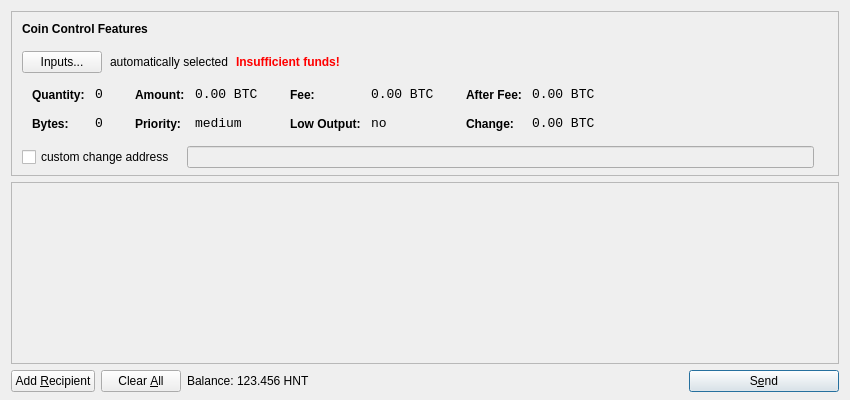
<?xml version="1.0" encoding="UTF-8"?>
<ui version="4.0">
 <class>SendCoinsDialog</class>
 <widget class="QDialog" name="SendCoinsDialog">
  <property name="geometry">
   <rect>
    <x>0</x>
    <y>0</y>
    <width>850</width>
    <height>400</height>
   </rect>
  </property>
  <property name="windowTitle">
   <string>Send Coins</string>
  </property>
  <layout class="QVBoxLayout" name="verticalLayout" stretch="0,1,0">
   <property name="bottomMargin">
    <number>8</number>
   </property>
   <item>
    <widget class="QFrame" name="frameCoinControl">
     <property name="sizePolicy">
      <sizepolicy hsizetype="Expanding" vsizetype="Expanding">
       <horstretch>0</horstretch>
       <verstretch>0</verstretch>
      </sizepolicy>
     </property>
     <property name="maximumSize">
      <size>
       <width>16777215</width>
       <height>16777215</height>
      </size>
     </property>
     <property name="frameShape">
      <enum>QFrame::StyledPanel</enum>
     </property>
     <property name="frameShadow">
      <enum>QFrame::Sunken</enum>
     </property>
     <layout class="QVBoxLayout" name="verticalLayoutCoinControl2">
      <property name="spacing">
       <number>-1</number>
      </property>
      <property name="leftMargin">
       <number>0</number>
      </property>
      <property name="topMargin">
       <number>0</number>
      </property>
      <property name="rightMargin">
       <number>0</number>
      </property>
      <property name="bottomMargin">
       <number>6</number>
      </property>
      <item>
       <layout class="QVBoxLayout" name="verticalLayoutCoinControl" stretch="0,0,0,0,1">
        <property name="spacing">
         <number>0</number>
        </property>
        <property name="leftMargin">
         <number>10</number>
        </property>
        <property name="topMargin">
         <number>10</number>
        </property>
        <item>
         <layout class="QHBoxLayout" name="horizontalLayoutCoinControl1">
          <property name="bottomMargin">
           <number>15</number>
          </property>
          <item>
           <widget class="QLabel" name="labelCoinControlFeatures">
            <property name="sizePolicy">
             <sizepolicy hsizetype="Preferred" vsizetype="Maximum">
              <horstretch>0</horstretch>
              <verstretch>0</verstretch>
             </sizepolicy>
            </property>
            <property name="font">
             <font>
              <weight>75</weight>
              <bold>true</bold>
             </font>
            </property>
            <property name="styleSheet">
             <string notr="true">font-weight:bold;</string>
            </property>
            <property name="text">
             <string>Coin Control Features</string>
            </property>
           </widget>
          </item>
         </layout>
        </item>
        <item>
         <layout class="QHBoxLayout" name="horizontalLayoutCoinControl2" stretch="0,0,0,0">
          <property name="spacing">
           <number>8</number>
          </property>
          <property name="bottomMargin">
           <number>10</number>
          </property>
          <item>
           <widget class="QPushButton" name="pushButtonCoinControl">
            <property name="styleSheet">
             <string notr="true"/>
            </property>
            <property name="text">
             <string>Inputs...</string>
            </property>
           </widget>
          </item>
          <item>
           <widget class="QLabel" name="labelCoinControlAutomaticallySelected">
            <property name="text">
             <string>automatically selected</string>
            </property>
            <property name="margin">
             <number>5</number>
            </property>
           </widget>
          </item>
          <item>
           <widget class="QLabel" name="labelCoinControlInsuffFunds">
            <property name="font">
             <font>
              <weight>75</weight>
              <bold>true</bold>
             </font>
            </property>
            <property name="styleSheet">
             <string notr="true">color:red;font-weight:bold;</string>
            </property>
            <property name="text">
             <string>Insufficient funds!</string>
            </property>
            <property name="margin">
             <number>5</number>
            </property>
           </widget>
          </item>
          <item>
           <spacer name="horizontalSpacerCoinControl">
            <property name="orientation">
             <enum>Qt::Horizontal</enum>
            </property>
            <property name="sizeHint" stdset="0">
             <size>
              <width>40</width>
              <height>1</height>
             </size>
            </property>
           </spacer>
          </item>
         </layout>
        </item>
        <item>
         <widget class="QWidget" name="widgetCoinControl" native="true">
          <property name="sizePolicy">
           <sizepolicy hsizetype="Preferred" vsizetype="Preferred">
            <horstretch>0</horstretch>
            <verstretch>0</verstretch>
           </sizepolicy>
          </property>
          <property name="minimumSize">
           <size>
            <width>0</width>
            <height>0</height>
           </size>
          </property>
          <property name="styleSheet">
           <string notr="true"/>
          </property>
          <layout class="QHBoxLayout" name="horizontalLayoutCoinControl5">
           <property name="margin">
            <number>0</number>
           </property>
           <item>
            <layout class="QHBoxLayout" name="horizontalLayoutCoinControl3" stretch="0,0,0,1">
             <property name="spacing">
              <number>20</number>
             </property>
             <property name="topMargin">
              <number>0</number>
             </property>
             <property name="bottomMargin">
              <number>10</number>
             </property>
             <item>
              <layout class="QFormLayout" name="formLayoutCoinControl1">
               <property name="horizontalSpacing">
                <number>10</number>
               </property>
               <property name="verticalSpacing">
                <number>14</number>
               </property>
               <property name="leftMargin">
                <number>10</number>
               </property>
               <property name="topMargin">
                <number>4</number>
               </property>
               <property name="rightMargin">
                <number>6</number>
               </property>
               <item row="0" column="0">
                <widget class="QLabel" name="labelCoinControlQuantityText">
                 <property name="styleSheet">
                  <string notr="true">font-weight:bold;</string>
                 </property>
                 <property name="text">
                  <string>Quantity:</string>
                 </property>
                 <property name="margin">
                  <number>0</number>
                 </property>
                </widget>
               </item>
               <item row="0" column="1">
                <widget class="QLabel" name="labelCoinControlQuantity">
                 <property name="font">
                  <font>
                   <family>Monospace</family>
                   <pointsize>10</pointsize>
                  </font>
                 </property>
                 <property name="cursor">
                  <cursorShape>IBeamCursor</cursorShape>
                 </property>
                 <property name="contextMenuPolicy">
                  <enum>Qt::ActionsContextMenu</enum>
                 </property>
                 <property name="text">
                  <string notr="true">0</string>
                 </property>
                 <property name="margin">
                  <number>0</number>
                 </property>
                 <property name="textInteractionFlags">
                  <set>Qt::LinksAccessibleByMouse|Qt::TextSelectableByKeyboard|Qt::TextSelectableByMouse</set>
                 </property>
                </widget>
               </item>
               <item row="1" column="0">
                <widget class="QLabel" name="labelCoinControlBytesText">
                 <property name="styleSheet">
                  <string notr="true">font-weight:bold;</string>
                 </property>
                 <property name="text">
                  <string>Bytes:</string>
                 </property>
                </widget>
               </item>
               <item row="1" column="1">
                <widget class="QLabel" name="labelCoinControlBytes">
                 <property name="font">
                  <font>
                   <family>Monospace</family>
                   <pointsize>10</pointsize>
                  </font>
                 </property>
                 <property name="cursor">
                  <cursorShape>IBeamCursor</cursorShape>
                 </property>
                 <property name="contextMenuPolicy">
                  <enum>Qt::ActionsContextMenu</enum>
                 </property>
                 <property name="text">
                  <string notr="true">0</string>
                 </property>
                 <property name="textInteractionFlags">
                  <set>Qt::LinksAccessibleByMouse|Qt::TextSelectableByKeyboard|Qt::TextSelectableByMouse</set>
                 </property>
                </widget>
               </item>
              </layout>
             </item>
             <item>
              <layout class="QFormLayout" name="formLayoutCoinControl2">
               <property name="horizontalSpacing">
                <number>10</number>
               </property>
               <property name="verticalSpacing">
                <number>14</number>
               </property>
               <property name="leftMargin">
                <number>6</number>
               </property>
               <property name="topMargin">
                <number>4</number>
               </property>
               <property name="rightMargin">
                <number>6</number>
               </property>
               <item row="0" column="0">
                <widget class="QLabel" name="labelCoinControlAmountText">
                 <property name="styleSheet">
                  <string notr="true">font-weight:bold;</string>
                 </property>
                 <property name="text">
                  <string>Amount:</string>
                 </property>
                 <property name="margin">
                  <number>0</number>
                 </property>
                </widget>
               </item>
               <item row="0" column="1">
                <widget class="QLabel" name="labelCoinControlAmount">
                 <property name="font">
                  <font>
                   <family>Monospace</family>
                   <pointsize>10</pointsize>
                  </font>
                 </property>
                 <property name="cursor">
                  <cursorShape>IBeamCursor</cursorShape>
                 </property>
                 <property name="contextMenuPolicy">
                  <enum>Qt::ActionsContextMenu</enum>
                 </property>
                 <property name="text">
                  <string notr="true">0.00 BTC</string>
                 </property>
                 <property name="textInteractionFlags">
                  <set>Qt::LinksAccessibleByMouse|Qt::TextSelectableByKeyboard|Qt::TextSelectableByMouse</set>
                 </property>
                </widget>
               </item>
               <item row="1" column="0">
                <widget class="QLabel" name="labelCoinControlPriorityText">
                 <property name="styleSheet">
                  <string notr="true">font-weight:bold;</string>
                 </property>
                 <property name="text">
                  <string>Priority:</string>
                 </property>
                </widget>
               </item>
               <item row="1" column="1">
                <widget class="QLabel" name="labelCoinControlPriority">
                 <property name="font">
                  <font>
                   <family>Monospace</family>
                   <pointsize>10</pointsize>
                  </font>
                 </property>
                 <property name="cursor">
                  <cursorShape>IBeamCursor</cursorShape>
                 </property>
                 <property name="contextMenuPolicy">
                  <enum>Qt::ActionsContextMenu</enum>
                 </property>
                 <property name="text">
                  <string>medium</string>
                 </property>
                 <property name="textInteractionFlags">
                  <set>Qt::LinksAccessibleByMouse|Qt::TextSelectableByKeyboard|Qt::TextSelectableByMouse</set>
                 </property>
                </widget>
               </item>
              </layout>
             </item>
             <item>
              <layout class="QFormLayout" name="formLayoutCoinControl3">
               <property name="horizontalSpacing">
                <number>10</number>
               </property>
               <property name="verticalSpacing">
                <number>14</number>
               </property>
               <property name="leftMargin">
                <number>6</number>
               </property>
               <property name="topMargin">
                <number>4</number>
               </property>
               <property name="rightMargin">
                <number>6</number>
               </property>
               <item row="0" column="0">
                <widget class="QLabel" name="labelCoinControlFeeText">
                 <property name="styleSheet">
                  <string notr="true">font-weight:bold;</string>
                 </property>
                 <property name="text">
                  <string>Fee:</string>
                 </property>
                 <property name="margin">
                  <number>0</number>
                 </property>
                </widget>
               </item>
               <item row="0" column="1">
                <widget class="QLabel" name="labelCoinControlFee">
                 <property name="font">
                  <font>
                   <family>Monospace</family>
                   <pointsize>10</pointsize>
                  </font>
                 </property>
                 <property name="cursor">
                  <cursorShape>IBeamCursor</cursorShape>
                 </property>
                 <property name="contextMenuPolicy">
                  <enum>Qt::ActionsContextMenu</enum>
                 </property>
                 <property name="text">
                  <string notr="true">0.00 BTC</string>
                 </property>
                 <property name="textInteractionFlags">
                  <set>Qt::LinksAccessibleByMouse|Qt::TextSelectableByKeyboard|Qt::TextSelectableByMouse</set>
                 </property>
                </widget>
               </item>
               <item row="1" column="0">
                <widget class="QLabel" name="labelCoinControlLowOutputText">
                 <property name="styleSheet">
                  <string notr="true">font-weight:bold;</string>
                 </property>
                 <property name="text">
                  <string>Low Output:</string>
                 </property>
                </widget>
               </item>
               <item row="1" column="1">
                <widget class="QLabel" name="labelCoinControlLowOutput">
                 <property name="font">
                  <font>
                   <family>Monospace</family>
                   <pointsize>10</pointsize>
                  </font>
                 </property>
                 <property name="cursor">
                  <cursorShape>IBeamCursor</cursorShape>
                 </property>
                 <property name="contextMenuPolicy">
                  <enum>Qt::ActionsContextMenu</enum>
                 </property>
                 <property name="text">
                  <string>no</string>
                 </property>
                 <property name="textInteractionFlags">
                  <set>Qt::LinksAccessibleByMouse|Qt::TextSelectableByKeyboard|Qt::TextSelectableByMouse</set>
                 </property>
                </widget>
               </item>
              </layout>
             </item>
             <item>
              <layout class="QFormLayout" name="formLayoutCoinControl4">
               <property name="horizontalSpacing">
                <number>10</number>
               </property>
               <property name="verticalSpacing">
                <number>14</number>
               </property>
               <property name="leftMargin">
                <number>6</number>
               </property>
               <property name="topMargin">
                <number>4</number>
               </property>
               <property name="rightMargin">
                <number>6</number>
               </property>
               <item row="0" column="0">
                <widget class="QLabel" name="labelCoinControlAfterFeeText">
                 <property name="styleSheet">
                  <string notr="true">font-weight:bold;</string>
                 </property>
                 <property name="text">
                  <string>After Fee:</string>
                 </property>
                 <property name="margin">
                  <number>0</number>
                 </property>
                </widget>
               </item>
               <item row="0" column="1">
                <widget class="QLabel" name="labelCoinControlAfterFee">
                 <property name="font">
                  <font>
                   <family>Monospace</family>
                   <pointsize>10</pointsize>
                  </font>
                 </property>
                 <property name="cursor">
                  <cursorShape>IBeamCursor</cursorShape>
                 </property>
                 <property name="contextMenuPolicy">
                  <enum>Qt::ActionsContextMenu</enum>
                 </property>
                 <property name="text">
                  <string notr="true">0.00 BTC</string>
                 </property>
                 <property name="textInteractionFlags">
                  <set>Qt::LinksAccessibleByMouse|Qt::TextSelectableByKeyboard|Qt::TextSelectableByMouse</set>
                 </property>
                </widget>
               </item>
               <item row="1" column="0">
                <widget class="QLabel" name="labelCoinControlChangeText">
                 <property name="styleSheet">
                  <string notr="true">font-weight:bold;</string>
                 </property>
                 <property name="text">
                  <string>Change:</string>
                 </property>
                </widget>
               </item>
               <item row="1" column="1">
                <widget class="QLabel" name="labelCoinControlChange">
                 <property name="font">
                  <font>
                   <family>Monospace</family>
                   <pointsize>10</pointsize>
                  </font>
                 </property>
                 <property name="cursor">
                  <cursorShape>IBeamCursor</cursorShape>
                 </property>
                 <property name="contextMenuPolicy">
                  <enum>Qt::ActionsContextMenu</enum>
                 </property>
                 <property name="text">
                  <string notr="true">0.00 BTC</string>
                 </property>
                 <property name="textInteractionFlags">
                  <set>Qt::LinksAccessibleByMouse|Qt::TextSelectableByKeyboard|Qt::TextSelectableByMouse</set>
                 </property>
                </widget>
               </item>
              </layout>
             </item>
            </layout>
           </item>
          </layout>
         </widget>
        </item>
        <item>
         <layout class="QHBoxLayout" name="horizontalLayoutCoinControl4" stretch="0,0,0">
          <property name="spacing">
           <number>12</number>
          </property>
          <property name="sizeConstraint">
           <enum>QLayout::SetDefaultConstraint</enum>
          </property>
          <property name="topMargin">
           <number>5</number>
          </property>
          <property name="rightMargin">
           <number>5</number>
          </property>
          <item>
           <widget class="QCheckBox" name="checkBoxCoinControlChange">
            <property name="text">
             <string>custom change address</string>
            </property>
           </widget>
          </item>
          <item>
           <widget class="QLineEdit" name="lineEditCoinControlChange">
            <property name="enabled">
             <bool>false</bool>
            </property>
            <property name="sizePolicy">
             <sizepolicy hsizetype="Expanding" vsizetype="Fixed">
              <horstretch>0</horstretch>
              <verstretch>0</verstretch>
             </sizepolicy>
            </property>
           </widget>
          </item>
          <item>
           <widget class="QLabel" name="labelCoinControlChangeLabel">
            <property name="sizePolicy">
             <sizepolicy hsizetype="Preferred" vsizetype="Expanding">
              <horstretch>0</horstretch>
              <verstretch>0</verstretch>
             </sizepolicy>
            </property>
            <property name="minimumSize">
             <size>
              <width>0</width>
              <height>0</height>
             </size>
            </property>
            <property name="text">
             <string/>
            </property>
            <property name="margin">
             <number>3</number>
            </property>
           </widget>
          </item>
         </layout>
        </item>
        <item>
         <spacer name="verticalSpacerCoinControl">
          <property name="orientation">
           <enum>Qt::Vertical</enum>
          </property>
          <property name="sizeHint" stdset="0">
           <size>
            <width>800</width>
            <height>1</height>
           </size>
          </property>
         </spacer>
        </item>
       </layout>
      </item>
     </layout>
    </widget>
   </item>
   <item>
    <widget class="QScrollArea" name="scrollArea">
     <property name="widgetResizable">
      <bool>true</bool>
     </property>
     <widget class="QWidget" name="scrollAreaWidgetContents">
      <property name="geometry">
       <rect>
        <x>0</x>
        <y>0</y>
        <width>830</width>
        <height>165</height>
       </rect>
      </property>
      <layout class="QVBoxLayout" name="verticalLayout_2">
       <property name="margin">
        <number>0</number>
       </property>
       <item>
        <layout class="QVBoxLayout" name="entries">
         <property name="spacing">
          <number>6</number>
         </property>
        </layout>
       </item>
       <item>
        <spacer name="verticalSpacer">
         <property name="orientation">
          <enum>Qt::Vertical</enum>
         </property>
         <property name="sizeHint" stdset="0">
          <size>
           <width>20</width>
           <height>40</height>
          </size>
         </property>
        </spacer>
       </item>
      </layout>
     </widget>
    </widget>
   </item>
   <item>
    <layout class="QHBoxLayout" name="horizontalLayout">
     <item>
      <widget class="QPushButton" name="addButton">
       <property name="toolTip">
        <string>Send to multiple recipients at once</string>
       </property>
       <property name="text">
        <string>Add &amp;Recipient</string>
       </property>
       <property name="icon">
        <iconset resource="../bitcoin.qrc">
         <normaloff>:/icons/add</normaloff>:/icons/add</iconset>
       </property>
       <property name="autoDefault">
        <bool>false</bool>
       </property>
      </widget>
     </item>
     <item>
      <widget class="QPushButton" name="clearButton">
       <property name="sizePolicy">
        <sizepolicy hsizetype="Minimum" vsizetype="Fixed">
         <horstretch>0</horstretch>
         <verstretch>0</verstretch>
        </sizepolicy>
       </property>
       <property name="toolTip">
        <string>Remove all transaction fields</string>
       </property>
       <property name="text">
        <string>Clear &amp;All</string>
       </property>
       <property name="icon">
        <iconset resource="../bitcoin.qrc">
         <normaloff>:/icons/remove</normaloff>:/icons/remove</iconset>
       </property>
       <property name="autoRepeatDelay">
        <number>300</number>
       </property>
       <property name="autoDefault">
        <bool>false</bool>
       </property>
      </widget>
     </item>
     <item>
      <layout class="QHBoxLayout" name="horizontalLayout_2">
       <property name="spacing">
        <number>3</number>
       </property>
       <item>
        <widget class="QLabel" name="label">
         <property name="text">
          <string>Balance:</string>
         </property>
        </widget>
       </item>
       <item>
        <widget class="QLabel" name="labelBalance">
         <property name="cursor">
          <cursorShape>IBeamCursor</cursorShape>
         </property>
         <property name="text">
          <string>123.456 HNT</string>
         </property>
         <property name="textInteractionFlags">
          <set>Qt::LinksAccessibleByMouse|Qt::TextSelectableByKeyboard|Qt::TextSelectableByMouse</set>
         </property>
        </widget>
       </item>
      </layout>
     </item>
     <item>
      <spacer name="horizontalSpacer">
       <property name="orientation">
        <enum>Qt::Horizontal</enum>
       </property>
       <property name="sizeHint" stdset="0">
        <size>
         <width>40</width>
         <height>20</height>
        </size>
       </property>
      </spacer>
     </item>
     <item>
      <widget class="QPushButton" name="sendButton">
       <property name="minimumSize">
        <size>
         <width>150</width>
         <height>0</height>
        </size>
       </property>
       <property name="toolTip">
        <string>Confirm the send action</string>
       </property>
       <property name="text">
        <string>S&amp;end</string>
       </property>
       <property name="icon">
        <iconset resource="../bitcoin.qrc">
         <normaloff>:/icons/send</normaloff>:/icons/send</iconset>
       </property>
       <property name="default">
        <bool>true</bool>
       </property>
      </widget>
     </item>
    </layout>
   </item>
  </layout>
 </widget>
 <resources>
  <include location="../bitcoin.qrc"/>
 </resources>
 <connections/>
</ui>
